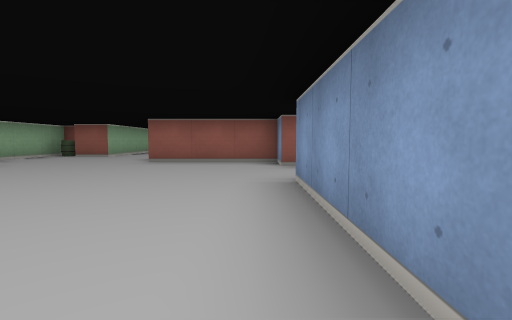
[1] (above)

24 first-person views from a walk through a cub3D level. The camera is about half as high as the walls, tilts 4° down and sees 85° across. The floor is counted in squares. Each view is taken from the middle of a square. On the plan, view 1 faces up. The plan holds only what a view shows up to about 9 squares ahead; the rest is blank. The place goes on beyond the plan.

[2]
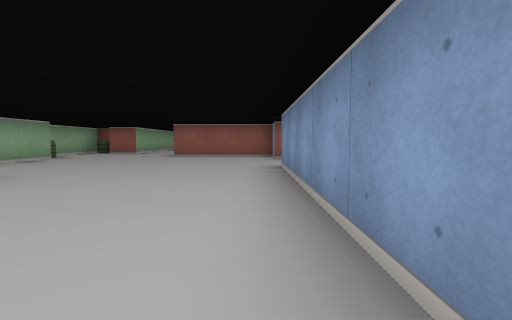

[3]
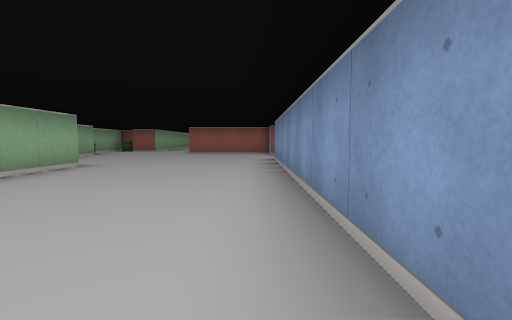

[4]
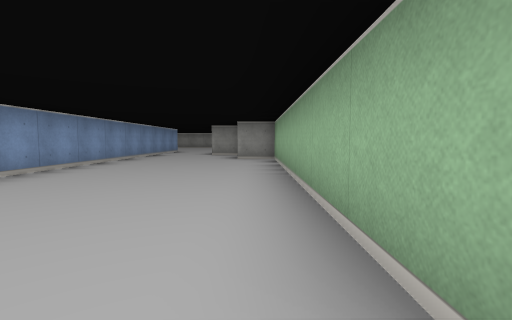

[5]
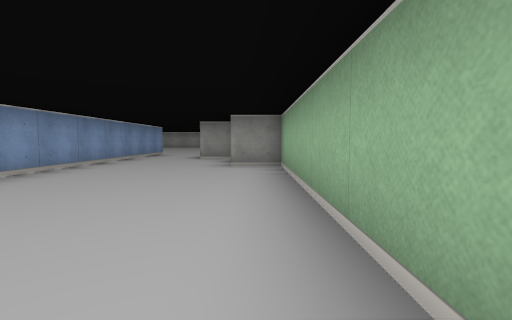

[6]
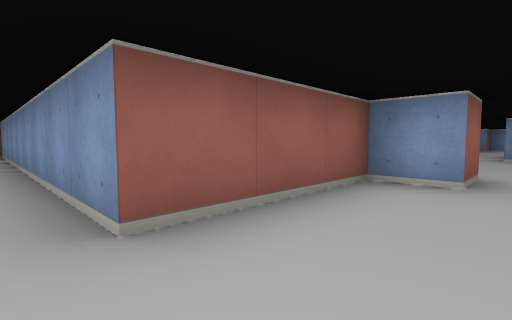

[7]
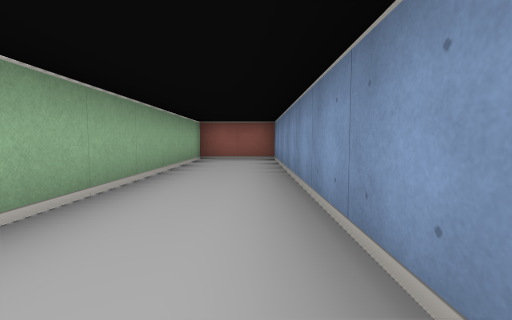

[8]
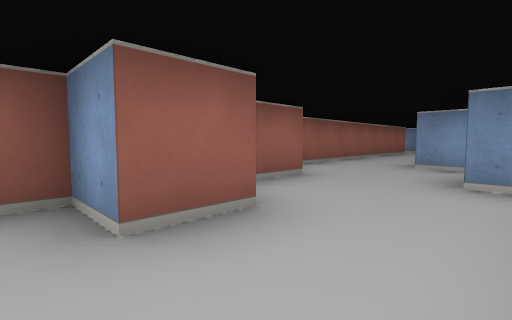

[9]
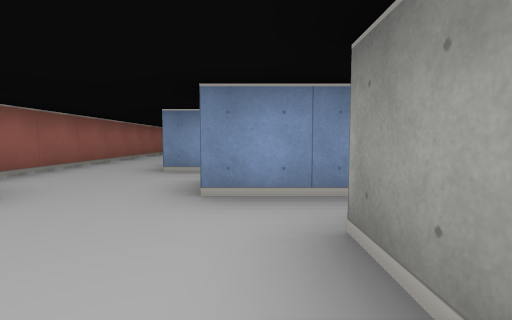

[10]
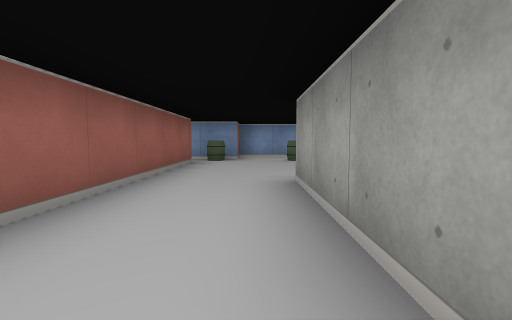

[11]
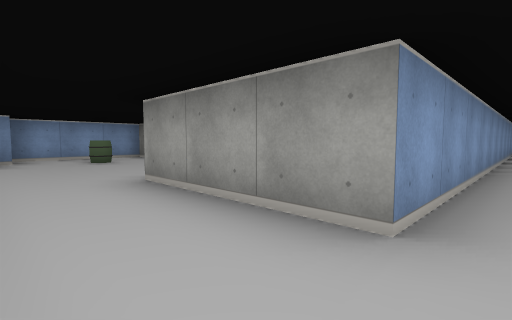

[12]
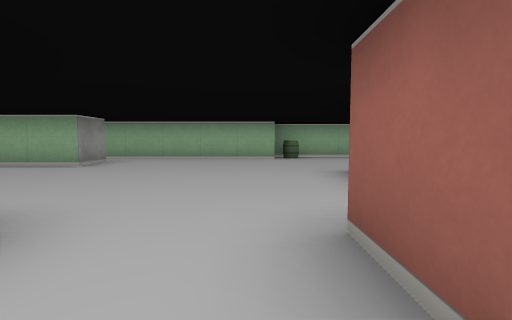

[13]
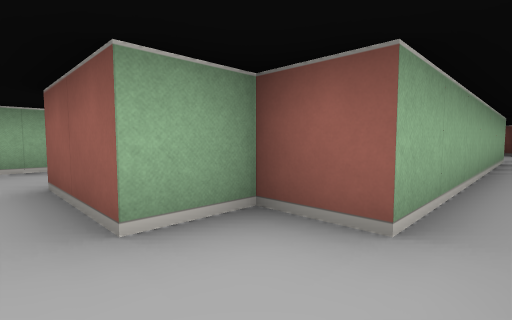

[14]
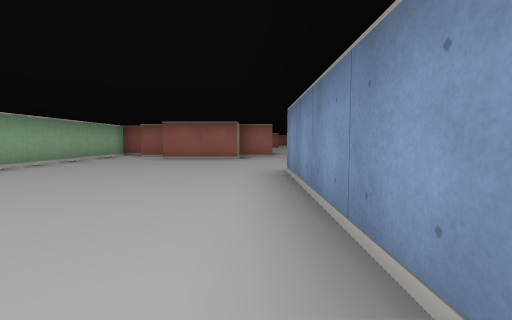

[15]
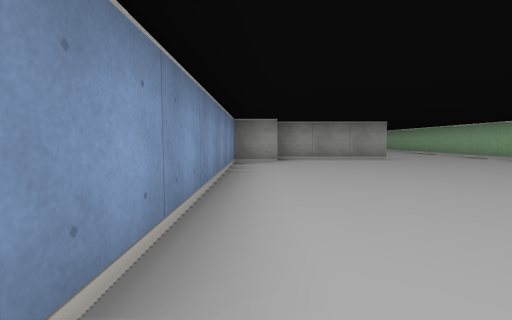

[16]
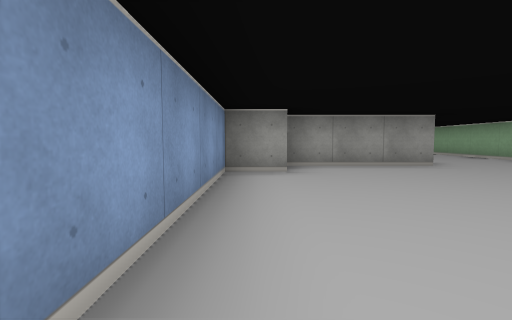

[17]
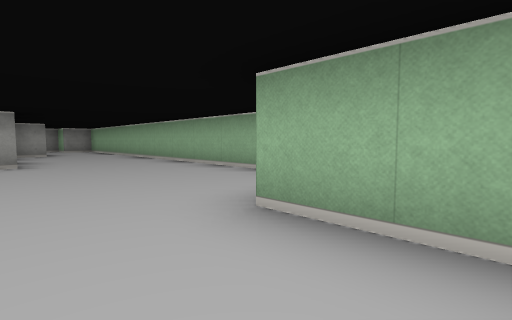

[18]
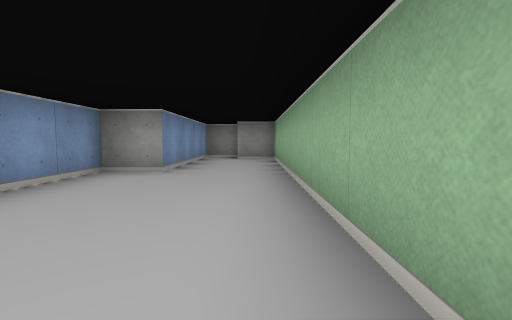

[19]
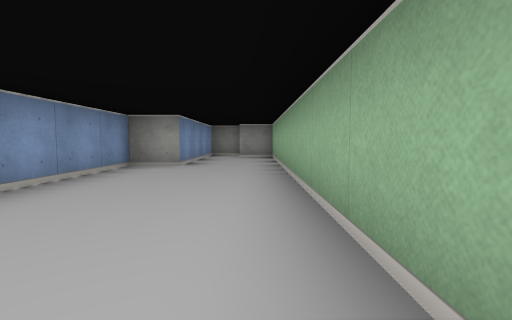

[20]
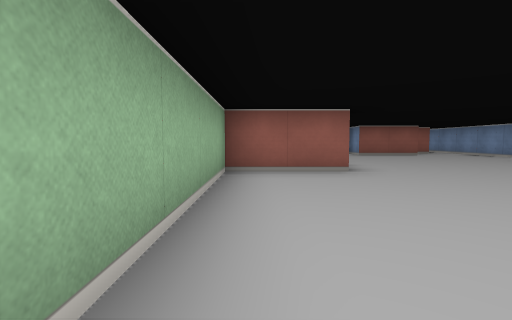

[21]
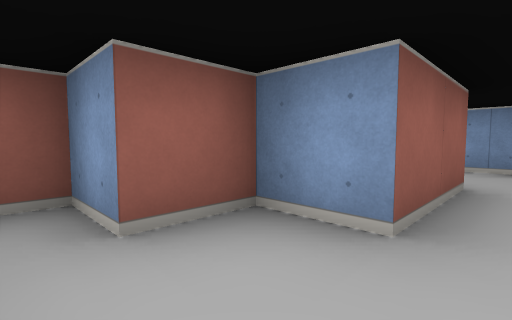

[22]
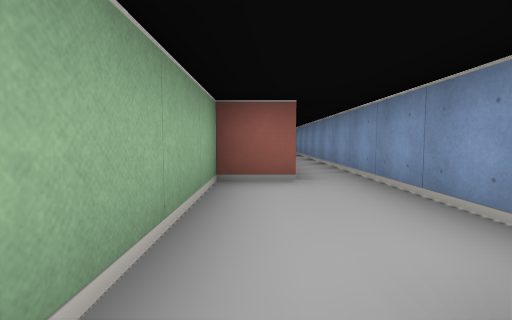

[23]
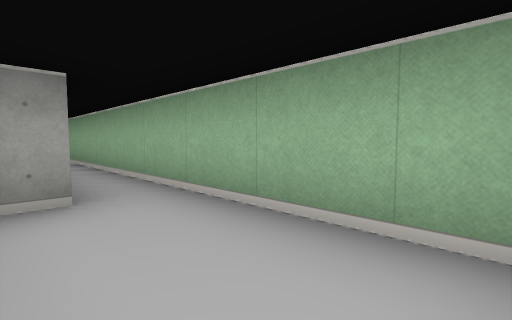

[24]
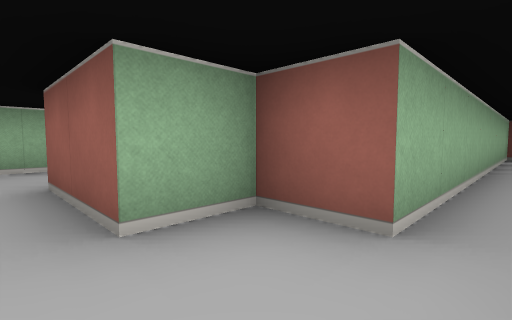

### Floor plan
Points are (right, up) in squares from view 1. A wall is a line through its corners. A room is listed if a view was taken in it or the views show most of it. See-through windows are left out.
Room 1 (views 1, 2, 3, 4, 5, 6, 7, 8, 9, 10, 11, 12)
walls: (1.5, 3.5) (2.5, 3.5); (1.5, 5.5) (0.5, 5.5) (0.5, 6.5) (-2.5, 6.5) (-2.5, 15.5) (-4.5, 15.5) (-4.5, 8.5) (-5.5, 8.5); (-4.5, 1.5) (-3.5, 1.5) (-3.5, -5.5) (-2.5, -5.5); (3.5, 3.1) (3.5, 4.5); (-5.5, 5.5) (-5.5, 1.5); (3.5, 6.5) (2.5, 6.5); (5.5, 4.5) (5.5, 5.5) (8.5, 5.5); (-6.5, 9.1) (-6.5, 5.5); (9.5, 7.5) (4.8, 7.5); (-2.4, -7.5) (-1.5, -7.5); (0.5, -7.6) (0.5, 3.5)
ways out: opening at (-5, 1) to room 2; opening at (-0.5, -7) to room 3; opening at (5, 5) to room 4; opening at (9, 6.5)
objects: barrel (-6, 6); barrel (-6, 9)
Room 2 (views 13, 14, 15, 16, 17, 18, 19, 20, 21)
walls: (-6.6, -11.5) (-5.5, -11.5) (-5.5, -5.5); (-9.6, -12.5) (-6.5, -12.5); (-4.5, -3.9) (-4.5, -2.1); (-10.5, -0.9) (-10.5, -7.5) (-12.5, -7.5) (-12.5, -19.5) (-11.5, -19.5); (-5.5, 1.5) (-5.5, -1.5) (-6.5, -1.5) (-6.5, -2.5) (-8.5, -2.5) (-8.5, -1.5) (-9.5, -1.5) (-9.5, -0.5) (-10, -0.5); (-11.5, -20.5) (-10.5, -20.5) (-10.5, -16.5) (-9.5, -16.5) (-9.5, -13.6)
ways out: opening at (-5, 1) to room 1
Room 3 (views 22, 24)
walls: (0.5, -9.1) (0.5, -7.6); (-1.5, -10.1) (-1.5, -10.9); (3.5, -4.5) (3.5, -9.5) (2.5, -9.5) (2.5, -10.5) (0.5, -10.5)
ways out: opening at (-0.5, -7) to room 1; opening at (4, -5) to room 4
Room 4 (view 23)
walls: (4.5, -1.5) (3.5, -1.5) (3.5, -4.5); (5.5, -4.1) (5.5, 4.5); (4.4, -4.5) (5, -4.5)
ways out: opening at (5, 5) to room 1; opening at (4, -5) to room 3

Positions as (right, up) in squares from view 1, and headings:
1: (0, 0), facing up
2: (0, -2), facing up
3: (0, -4), facing up
4: (-3, 2), facing down
5: (-3, 0), facing down
6: (-3, 5), facing up-right
7: (-3, 8), facing up
8: (0, 4), facing up-right
9: (1, 4), facing right
10: (5, 6), facing right
11: (5, 7), facing down-right
12: (2, 5), facing left
13: (-5, -3), facing up-left
14: (-6, -10), facing up
15: (-6, -5), facing down
16: (-6, -7), facing down
17: (-9, -6), facing down-left
18: (-12, -12), facing down
19: (-12, -11), facing down
20: (-12, -12), facing up
21: (-10, -3), facing up-right
22: (4, -5), facing up
23: (5, -2), facing down-left
24: (4, -11), facing up-left
